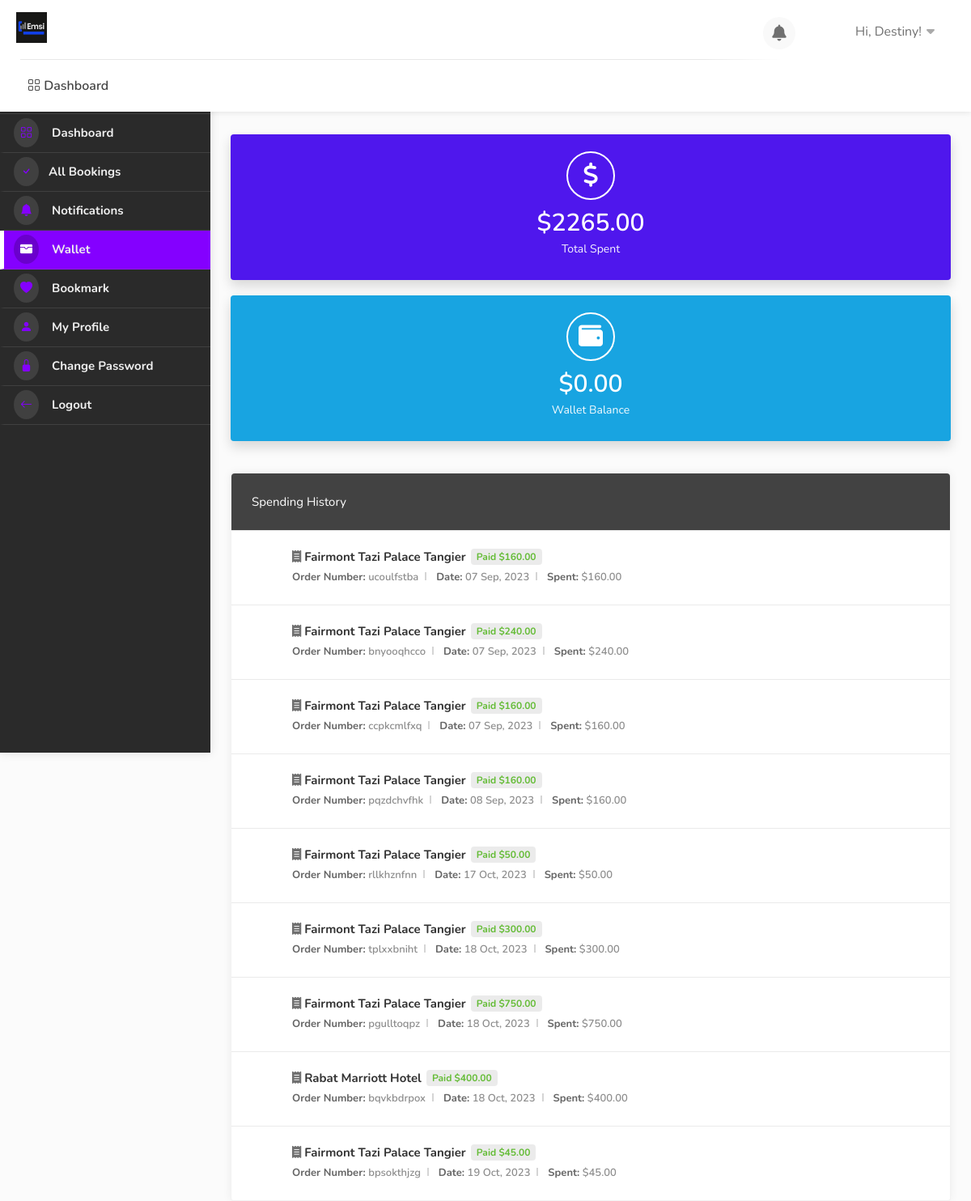
Screenshot of /dashboard/wallet/ (signed in) with the database file from the repository.
### userauths/models.py (models this page shows, shortened)
class User(AbstractUser):
    full_name = models.CharField(max_length=1000, null=True, blank=True)
    username = models.CharField(max_length=100, null=True, blank=True)
    email = models.EmailField(unique=True)
    phone = models.CharField(max_length=100, null=True, blank=True)
    gender = models.CharField(max_length=100, choices=GENDER, null=True, blank=True)
    otp = models.CharField(max_length=100, null=True, blank=True)
    USERNAME_FIELD = "email"
    REQUIRED_FIELDS = ['username']

class Profile(models.Model):
    pid = ShortUUIDField(length=7, max_length=25, alphabet="abcdefghijklmnopqrstuvxyz123")
    image = models.ImageField(upload_to=user_directory_path, default="default.jpg", null=True, blank=True)
    user = models.OneToOneField(User, on_delete=models.CASCADE)
    full_name = models.CharField(max_length=1000, null=True, blank=True)
    phone = models.CharField(max_length=100, null=True, blank=True)
    gender = models.CharField(max_length=100, choices=GENDER, null=True, blank=True)
    country = models.CharField(max_length=100, null=True, blank=True)
    city = models.CharField(max_length=100, null=True, blank=True)
    state = models.CharField(max_length=100, null=True, blank=True)
    address = models.CharField(max_length=1000, null=True, blank=True)
    identity_type = models.CharField(choices=IDENTITY_TYPE, default="national_id_card", max_length=100, null=True, blank=True)
    identity_image = models.ImageField(upload_to=user_directory_path, default="id.jpg", null=True, blank=True)
    facebook = models.URLField(default="https://facebook.com/", null=True, blank=True)
    twitter = models.URLField(default="https://twitter.com/", null=True, blank=True)
    wallet = models.DecimalField(decimal_places=2, max_digits=12, default=0.00)
    verified = models.BooleanField(default=False)
    date = models.DateTimeField(auto_now_add=True, null=True, blank=True)
    class Meta:
        ordering = ["-date"]

### hotel/models.py (models this page shows, shortened)
class Booking(models.Model):
    user = models.ForeignKey(User, on_delete=models.SET_NULL, null=True, blank=True)
    payment_status = models.CharField(max_length=100, choices=PAYMENT_STATUS, default="initiated")
    full_name = models.CharField(max_length=1000, null=True, blank=True)
    email = models.EmailField(null=True, blank=True)
    phone = models.CharField(max_length=1000, null=True, blank=True)
    hotel = models.ForeignKey(Hotel, on_delete=models.SET_NULL, null=True)
    room_type = models.ForeignKey(RoomType, on_delete=models.SET_NULL, null=True)
    room = models.ManyToManyField(Room)
    before_discount = models.DecimalField(max_digits=12, decimal_places=2, default=0.00)
    total = models.DecimalField(max_digits=12, decimal_places=2, default=0.00)
    saved = models.DecimalField(max_digits=12, decimal_places=2, default=0.00)
    check_in_date = models.DateField()
    check_out_date = models.DateField()
    total_days = models.PositiveIntegerField(default=0)
    num_adults = models.PositiveIntegerField(default=1)
    num_children = models.PositiveIntegerField(default=0)
    checked_in = models.BooleanField(default=False)
    checked_out = models.BooleanField(default=False)
    is_active = models.BooleanField(default=True)
    checked_in_tracker = models.BooleanField(default=False, help_text="DO NOT CHECK THIS BOX")
    checked_out_tracker = models.BooleanField(default=False, help_text="DO NOT CHECK THIS BOX")
    date = models.DateTimeField(auto_now_add=True, null=True, blank=True)
    coupons = models.ManyToManyField("hotel.Coupon", blank=True)
    stripe_payment_intent = models.CharField(max_length=200,null=True, blank=True)
    success_id = ShortUUIDField(length=300, max_length=505, alphabet="abcdefghijklmnopqrstuvxyz1234567890")
    booking_id = ShortUUIDField(unique=True, length=10, max_length=20, alphabet="abcdefghijklmnopqrstuvxyz")

class Hotel(models.Model):
    user = models.ForeignKey(User, on_delete=models.CASCADE)
    name = models.CharField(max_length=100)
    description = CKEditor5Field(config_name='extends', null=True, blank=True)
    image = models.FileField(upload_to="hotel_gallery")
    address = models.CharField(max_length=200)
    mobile = models.CharField(max_length=20)
    email = models.CharField(max_length=20)
    status = models.CharField(choices=HOTEL_STATUS, max_length=10, default="published", null=True, blank=True)
    tags = TaggableManager(blank=True)
    views = models.PositiveIntegerField(default=0)
    featured = models.BooleanField(default=False)
    hid = ShortUUIDField(unique=True, length=10, max_length=20, alphabet="abcdefghijklmnopqrstuvxyz")
    slug = models.SlugField(null=True, blank=True)
    date = models.DateTimeField(auto_now_add=True)
    def hotel_gallery(self):
        return HotelGallery.objects.filter(hotel=self)

### user_dashboard/views.py (the view)
# urls.py: path("wallet/", views.wallet, name="wallet"),
@login_required
def wallet(request):
    bookings = Booking.objects.filter(user=request.user, payment_status="paid")
    total_spent = Booking.objects.filter(user=request.user, payment_status="paid").aggregate(amount=models.Sum('total'))
    context = {
        "bookings":bookings,
        "total_spent":total_spent,
    }
    return render(request, "user_dashboard/wallet.html", context)

### hotel/context_processor.py (called while the page is built)
def default(request):
    if 'selection_data_obj' in request.session:
        total_selected_items = len(request.session['selection_data_obj'])
    else:
        total_selected_items = 0
    try:
        noti = Notification.objects.filter(user=request.user, seen=False)
    except:
        noti = None
    return {
        "total_selected_items": total_selected_items,
        "noti": noti,
    }

### templates/user_dashboard/wallet.html (shortened to what this page needs)
{% extends 'partials/dashboard_base.html' %}
{% load static %}
{% block content %}
    <div id="dashboard">
        {% include 'partials/dashboard_sidebar.html' %}
        <div class="utf_dashboard_content">
            <div class="row">
                <div class="col-lg-6 col-md-12 col-sm-12">
                    <div class="utf_dashboard_stat color-5">
                        <div class="utf_dashboard_stat_content">
                            <h4>${{total_spent.amount|floatformat:2}}</h4>
                            <span>Total Spent</span>
                        </div>
                        <div class="utf_dashboard_stat_icon"><i class="fas fa-dollar"></i></div>
                    </div>
                </div>
                <div class="col-lg-6 col-md-12 col-sm-12">
                    <div class="utf_dashboard_stat color-2">
                        <div class="utf_dashboard_stat_content">
                            <h4>${{request.user.profile.wallet|floatformat:2}}</h4>
                            <span>Wallet Balance</span>
                        </div>
                        <div class="utf_dashboard_stat_icon"><i class="fas fa-wallet"></i></div>
                    </div>
                </div>
            </div>
            <div class="row">
                <div class="col-lg-12 col-md-12">
                    <div class="utf_dashboard_list_box invoices with-icons margin-top-20">
                        <h4>Spending History</h4>
                        <ul>
                            {% for b in bookings %}
                                <li><i class="fas fa-receipt"></i> <strong>{{b.hotel.name}} <span class="paid">{{b.payment_status|title}} ${{ b.total|floatformat:2 }}</span></strong>
                                    <ul>
                                        <li><span>Order Number: </span> {{b.booking_id}}</li>
                                        <li><span>Date: </span> {{b.date|date:"d M, Y"}}</li>
                                        <li><span>Spent: </span> ${{ b.total|floatformat:2 }}</li>
                                    </ul>
                                </li>
                            {% endfor %}
                        </ul>
                    </div>
                </div>
            </div>
        </div>
    </div>
{% endblock content %}

### templates/partials/dashboard_base.html (shortened to what this page needs)
{% load static %}
<!DOCTYPE html>
<html lang="zxx">
<head>
    <link rel="stylesheet" href="{% static 'css/stylesheet.css' %}">
    <link rel="stylesheet" href="{% static 'css/mmenu.css' %}">
    <link rel="stylesheet" href="{% static 'css/perfect-scrollbar.css' %}">
    <link rel="stylesheet" href="{% static 'css/style.css' %}" id="colors">
    <link rel="stylesheet" href="https://cdn.jsdelivr.net/npm/bootstrap-icons@1.10.5/font/bootstrap-icons.css">
    <link rel="stylesheet" href="https://cdnjs.cloudflare.com/ajax/libs/font-awesome/4.7.0/css/font-awesome.css" />
    <link rel="stylesheet" href="https://cdnjs.cloudflare.com/ajax/libs/font-awesome/6.0.0/css/all.min.css" />
    <link rel="stylesheet" href="https://cdn.jsdelivr.net/npm/@mdi/font@7.2.96/css/materialdesignicons.min.css">
    <link href='https://unpkg.com/boxicons@2.1.4/css/boxicons.min.css' rel='stylesheet'>
    <link rel="stylesheet" href="https://cdn.jsdelivr.net/npm/remixicon-ligatures@2.5.0/fonts/remixicon.min.css">
    <link href="https://cdn.jsdelivr.net/npm/remixicon@2.2.0/fonts/remixicon.css" rel="stylesheet">
</head>
<body>
    <div id="main_wrapper">
        <header id="header_part" class="fixed fullwidth_block dashboard">
            <div id="header" class="not-sticky">
                <div class="container">
                    <div class="utf_left_side">
                        <div id="logo"> <a href="{% url 'dashboard:dashboard' %}"><img src="{% static 'images/logo.png' %}" alt=""></a> </div>
                        <nav id="navigation" class="style_one">
                            <ul id="responsive">
                                <li><a href="{% url 'dashboard:dashboard' %}"> <i class="bi bi-grid"></i> Dashboard</a></li>
                            </ul>
                        </nav>
                        <div class="clearfix"></div>
                    </div>
                    <div class="utf_right_side">
                        <div class="header_widget">
                            <div class="dashboard_header_button_item {% if noti %} has-noti {% endif %} js-item-menu">
                                <i class="fas fa-bell"></i>
                            </div>
                            <div class="utf_user_menu">
                                <div class="utf_user_name"><span><img src="{{request.user.profile.image.url}}" alt=""></span>Hi, {{request.user.username|title}}!</div>
                            </div>
                        </div>
                    </div>
                </div>
            </div>
        </header>
        {% block content %}
        {% endblock content %}
    </div>
</body>
</html>

### static/css/mmenu.css (style rules this page uses)
:root { --mm-line-height: 20px; --mm-listitem-size: 44px; --mm-navbar-size: 44px; --mm-offset-top: 0; --mm-offset-right: 0; --mm-offset-bottom: 0; --mm-offset-left: 0; --mm-color-border: rgba(0, 0, 0, 0.1); --mm-color-button: rgba(0, 0, 0, 0.3); --mm-color-text: rgba(0, 0, 0, 0.75); --mm-color-text-dimmed: rgba(0, 0, 0, 0.3); --mm-color-background: #f3f3f3; --mm-color-background-highlight: rgba(0, 0, 0, 0.05); --mm-color-background-emphasis: rgba(255, 255, 255, 0.4); --mm-shadow: 0 0 10px rgba(0, 0, 0, 0.3) }

### static/css/style.css (style rules this page uses)
body { color: #707070; font-size: 15px; line-height: 28px; background-color: #fff; }
body, h1, h2, h3, h4, h5, h6, input[type="text"], input[type="password"], input[type="email"], textarea, select, input[type="button"], input[type="submit"], button, #tiptip_content, .map-box p, .map-box div, .numerical-rating .utf_counter_star_rating, body .nav_responsive i.menu-trigger:after { font-family: 'Nunito', sans-serif; text-transform: none; }
h1, h2, h3, h4, h5, h6 { color: #323232; }
* { margin: 0px; padding: 0px; box-sizing: border-box; }
ul, li { margin: 0px; list-style-type: none; }

### rows the page displays
User: user.username "Destiny", user.profile.wallet "0.00"
Booking: hotel.name "Fairmont Tazi Palace Tangier", payment_status "Paid", total "160.00", booking_id "ucoulfstba", date "07 Sep, 2023"
Booking: hotel.name "Fairmont Tazi Palace Tangier", payment_status "Paid", total "240.00", booking_id "bnyooqhcco", date "07 Sep, 2023"
Booking: hotel.name "Fairmont Tazi Palace Tangier", payment_status "Paid", total "160.00", booking_id "ccpkcmlfxq", date "07 Sep, 2023"
Booking: hotel.name "Fairmont Tazi Palace Tangier", payment_status "Paid", total "160.00", booking_id "pqzdchvfhk", date "08 Sep, 2023"
Booking: hotel.name "Fairmont Tazi Palace Tangier", payment_status "Paid", total "50.00", booking_id "rllkhznfnn", date "17 Oct, 2023"
Booking: hotel.name "Fairmont Tazi Palace Tangier", payment_status "Paid", total "300.00", booking_id "tplxxbniht", date "18 Oct, 2023"
Booking: hotel.name "Fairmont Tazi Palace Tangier", payment_status "Paid", total "750.00", booking_id "pgulltoqpz", date "18 Oct, 2023"
Booking: hotel.name "Rabat Marriott Hotel", payment_status "Paid", total "400.00", booking_id "bqvkbdrpox", date "18 Oct, 2023"
Booking: hotel.name "Fairmont Tazi Palace Tangier", payment_status "Paid", total "45.00", booking_id "bpsokthjzg", date "19 Oct, 2023"

### other values shown
{{ total_spent.amount|floatformat:2 }} "2265.00"
